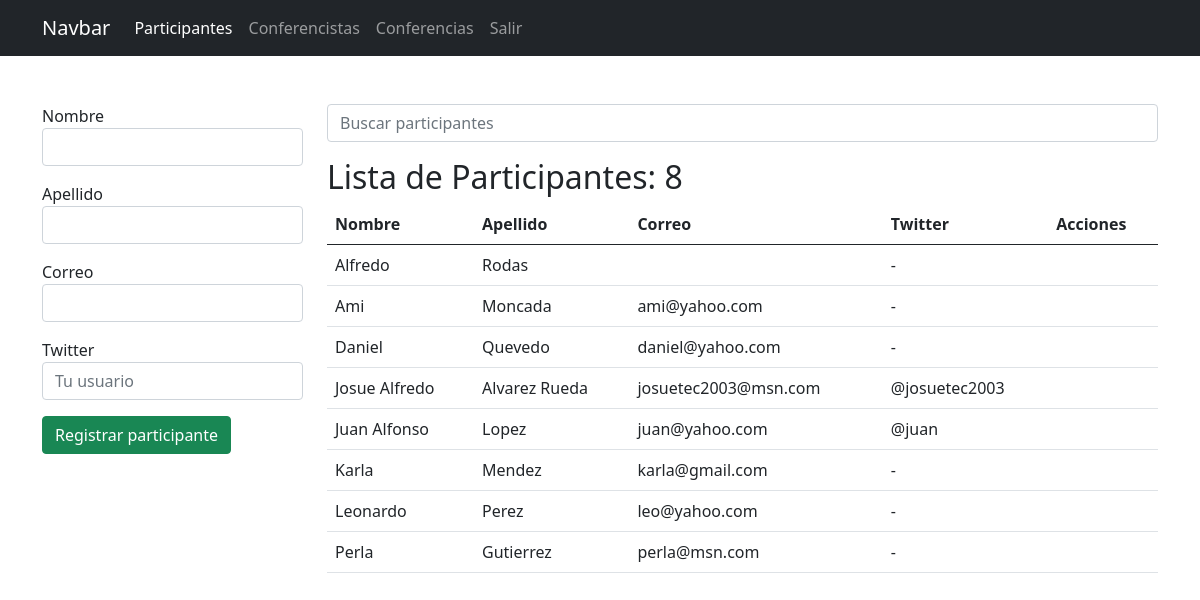
/registro/participantes/ (signed in), run on the app's committed database.
### app_registro/models.py (models this page shows, shortened)
class Participante(models.Model):
    nombre = models.CharField(max_length=25)
    apellido = models.CharField(max_length=25)
    correo = models.EmailField(null=True, blank=True)
    twitter = models.CharField(max_length=35, null=True, blank=True)

### app_registro/views.py (the view, shortened to what this page needs)
# urls.py: path('participantes/', views.participantes, name="participantes"),
@login_required()
def participantes(request):
    activo = 'participantes'
    q = request.GET.get('q')
    if q:
        data = Participante.objects.filter(nombre__startswith=q).order_by('nombre')
        '''
            select *
            from participantes
            where nombre like 'n%'
        '''
    else:
        data = Participante.objects.all().order_by('nombre')
    ctx = {
        'activo': activo,
        'participantes': data,
        'q': q
    }
    return render(request, 'registro/participantes.html', ctx)

### app_registro/templates/registro/participantes.html (shortened to what this page needs)
{% extends "base.html" %}
{% block container %}
    <div class="row">
        <div class="col-3">
            {% if p %}
            <form action="{% url 'registro:editar_participante' p.id %}" method="post">
            {% else %}
            <form action="{% url 'registro:participantes' %}" method="post">
            {% endif %}
                <div class="mb-3">
                    <label for="nombre">Nombre</label>
                    <input type="text" value="{{ p.nombre }}" name="nombre" id="nombre" class="form-control" required autofocus>
                </div>
                <div class="mb-3">
                    <label for="apellido">Apellido</label>
                    <input type="text" value="{{ p.apellido }}" name="apellido" id="apellido" class="form-control" required>
                </div>
                <div class="mb-3">
                    <label for="correo">Correo</label>
                    <input type="email" value="{{ p.correo }}" name="correo" id="correo" class="form-control" required>
                </div>
                <div class="mb-3">
                    <label for="twitter">Twitter</label>
                    <input type="text" value="{{ p.twitter }}" name="twitter" id="twitter" class="form-control" placeholder="Tu usuario" required>
                </div>
                <div class="mb-3">
                    {% if p %}
                    <input type="submit" class="btn btn-success" value="Actualizar participante">
                    {% else %}
                    <input type="submit" class="btn btn-success" value="Registrar participante">
                    {% endif %}
                </div>
            </form>
        </div>
        <div class="col-9">
            <form action="" method="get">
                <input type="search" name="q" value="{{ q|default_if_none:'' }}" class="form-control" placeholder="Buscar participantes">
            </form>
            <h2 class="mt-3">Lista de Participantes: {{ participantes.count }}</h2>
            <table class="table table-hover">
                <thead>
                    <tr>
                        <th>Nombre</th>
                        <th>Apellido</th>
                        <th>Correo</th>
                        <th>Twitter</th>
                        <th>Acciones</th>
                    </tr>
                </thead>
                <tbody>
                    {% for p in participantes %}
                    <tr>
                        <td>{{ p.nombre }}</td>
                        <td>{{ p.apellido }}</td>
                        <td>{{ p.correo }}</td>
                        <td>
                            {{ p.twitter|default_if_none:'-' }}
                        </td>
                        <td class="text-center">
                            <a onclick="if (!confirm('Confirme la eliminacion')) return false;" href="{% url 'registro:eliminar_participante' p.id %}" class="text-danger"><span class="fas fa-trash-alt"></span></a>
                            <a href="{% url 'registro:editar_participante' p.id %}" class="text-success"><span class="fas fa-edit"></span></a>
                        </td>
                    </tr>
                    {% empty %}
                    <tr>
                        <td colspan="5" class="text-danger text-center">No se encontraron resultados</td>
                    </tr>
                    {% endfor %}
                </tbody>
            </table>
        </div>
    </div>
{% endblock %}

### global_templates/base.html (shortened to what this page needs)
{% load static %}
<!DOCTYPE html>
<html lang="en">
<head>
    <link href="{% static 'registro/bootstrap/bootstrap.min.css' %}" rel="stylesheet">
    <link href="{% static 'registro/css/all.css' %}" rel="stylesheet"/>
</head>
<body>
    <nav class="navbar navbar-expand-lg navbar-dark bg-dark">
        <div class="container">
            <a class="navbar-brand" href="/">Navbar</a>
            <div class="collapse navbar-collapse" id="navbarNavAltMarkup">
            <div class="navbar-nav">
                <a class="nav-link {% if activo == 'participantes' %}active{% endif %}" href="{% url 'registro:participantes' %}">Participantes</a>
                <a class="nav-link {% if activo == 'conferencistas' %}active{% endif %}" href="#">Conferencistas</a>
                <a class="nav-link {% if activo == 'conferencias' %}active{% endif %}" href="#">Conferencias</a>
                <a class="nav-link" href="{% url 'logout_view' %}">Salir</a>
            </div>
            </div>
        </div>
    </nav>
    <div class="container mt-5">
        {% block container %}{% endblock %}
    </div>
</body>
</html>

### data on the page
Participante: nombre "Alfredo", apellido "Rodas", twitter "-"
Participante: nombre "Ami", apellido "Moncada", correo "ami@yahoo.com", twitter "-"
Participante: nombre "Daniel", apellido "Quevedo", correo "daniel@yahoo.com", twitter "-"
Participante: nombre "Josue Alfredo", apellido "Alvarez Rueda", correo "josuetec2003@msn.com", twitter "@josuetec2003"
Participante: nombre "Juan Alfonso", apellido "Lopez", correo "juan@yahoo.com", twitter "@juan"
Participante: nombre "Karla", apellido "Mendez", correo "karla@gmail.com", twitter "-"
Participante: nombre "Leonardo", apellido "Perez", correo "leo@yahoo.com", twitter "-"
Participante: nombre "Perla", apellido "Gutierrez", correo "perla@msn.com", twitter "-"

### other printed values
{{ participantes.count }} "8"
